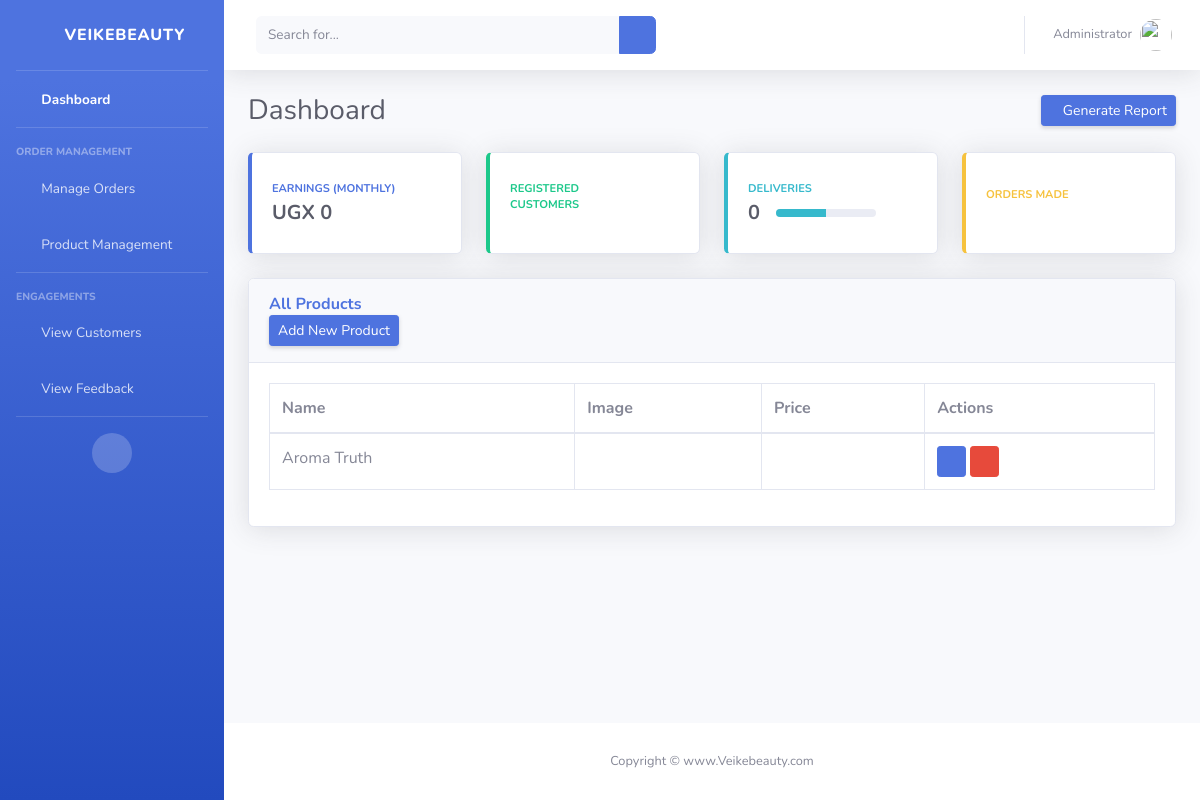
The app's page /admin-products (signed in), older data.
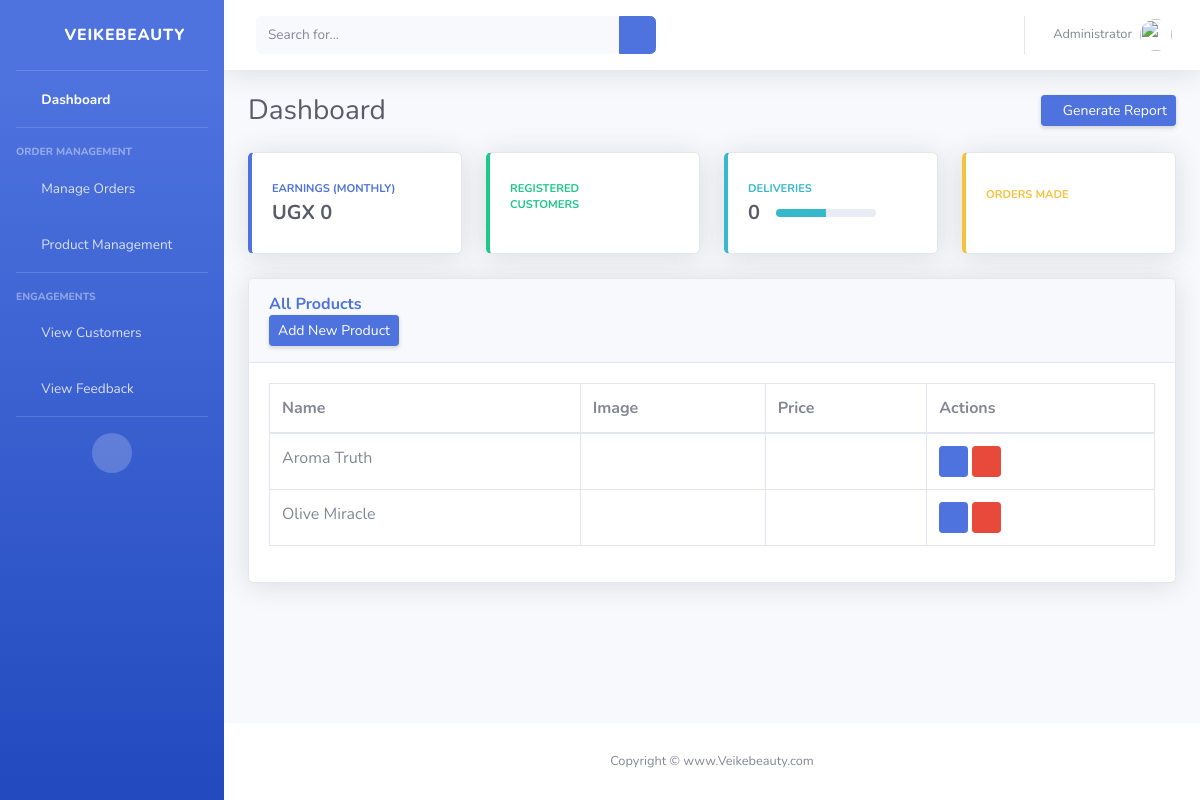
The same page, newer data.
### ecom/models.py (models this page shows, shortened)
class Product(models.Model):
    name = models.CharField(max_length=40)
    category = models.ForeignKey(Category, on_delete=models.CASCADE)
    subcategory = models.ForeignKey(SubCategory, on_delete=models.CASCADE, null=True, blank=True)
    featured = models.BooleanField(default=False)
    deal_of_the_day = models.BooleanField(default=False)
    best_seller = models.BooleanField(default=False)
    new_arrival = models.BooleanField(default=False)
    trending = models.BooleanField(default=False)
    top_rated = models.BooleanField(default=False)
    inventory = models.PositiveIntegerField(default=0)
    number_in_stock = models.PositiveIntegerField(default=0)
    selling_price = models.PositiveIntegerField(default=0)
    discount_price = models.PositiveIntegerField(default=0)
    short_description = models.CharField(max_length=40, default="")
    long_description = models.TextField(max_length=1000, default="")
    images = models.ManyToManyField(Image, blank=True, related_name='product_images')

### ecom/views.py (the view)
# urls.py: path('admin-products', views.admin_products_view,name='admin-products'),
@login_required(login_url='adminlogin')
def admin_products_view(request):
    products=models.Product.objects.all()
    return render(request,'adminDashboard/manage_products.html',{'products':products})

### templates/adminDashboard/manage_products.html (shortened to what this page needs)
{% extends 'adminDashboard/base.html' %}
{% load static %}
{% block content %}
<div class="card shadow mb-4">
    <div class="card-header py-3">
        <h6 class="m-0 font-weight-bold text-primary">All Products</h6>
        <a href="/admin-add-product" class="d-none d-sm-inline-block btn btn-sm btn-primary shadow-sm"><span class="text">Add New Product</span> </a>
    </div>
    <div class="card-body">
        <div class="table-responsive">
            <table class="table table-bordered" id="dataTable" width="100%" cellspacing="0">
                <thead>
                    <tr>
                        <th>Name</th>
                        <th>Image</th>
                        <th>Price</th>
                        <th>Actions</th>
                    </tr>
                </thead>
                <tbody>
                    {% if products %}
                    {% for p in products %}
                        <tr>
                            <td>{{ p.name }}</td>
                            <td>
                            </td>
                            <td>{{ p.price }}</td>
                            <td>
                                <a class="btn btn-primary btn-sm" href="{% url 'update-product' p.id %}"><i class="fas fa-info-circle"></i></a>
                                <a class="btn btn-danger btn-sm" href="{% url 'delete-product' p.id %}"><i class="fas fa-trash"></i></a>
                            </td>
                        </tr>
                    {% endfor %}
                {% else %}
                    <tr>
                        <td colspan="4">
                            <h1>No Products!!</h1>
                        </td>
                    </tr>
                {% endif %}
                </tbody>
            </table>
        </div>
    </div>
</div>
{% endblock %}

Row changes from the older to the newer data that the page shows:
added Product: name "Olive Miracle"
